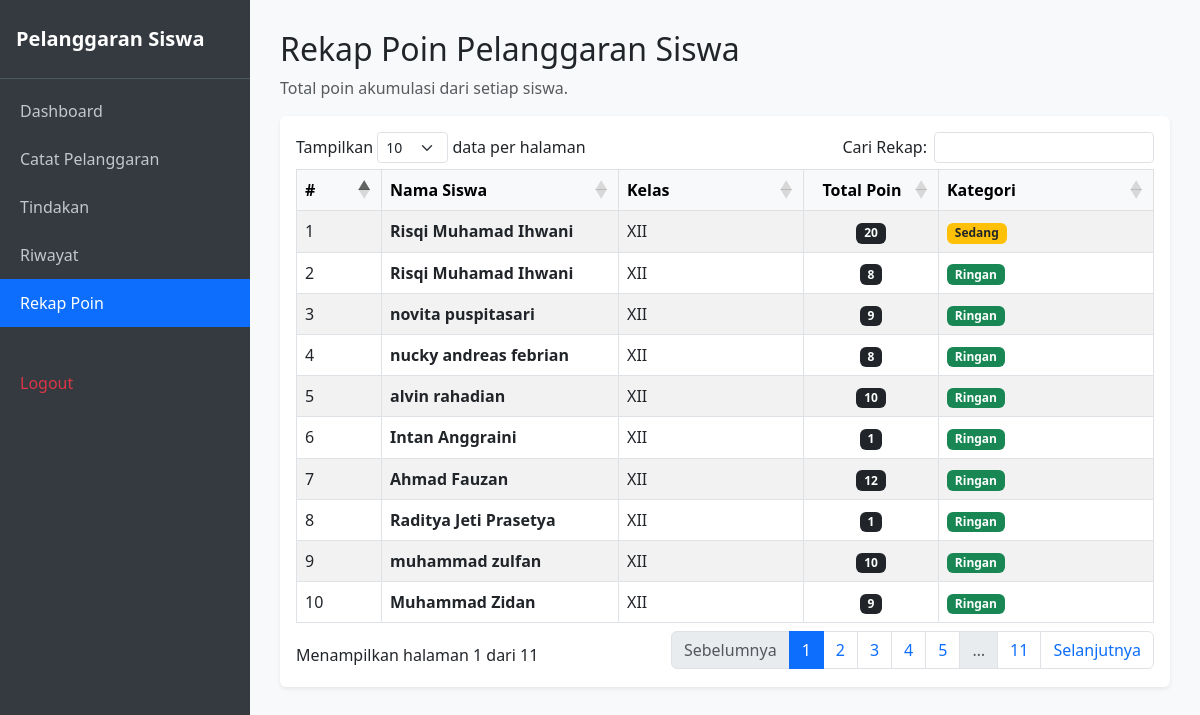
Page /rekap_poin.php (signed in) on the committed database.
### tables this page shows
CREATE TABLE `t_pelanggaran` (
  `id` int(11) NOT NULL,
  `pelanggaran_kategori_id` int(11) DEFAULT NULL,
  `kode` varchar(30) DEFAULT NULL,
  `nama` varchar(150) DEFAULT NULL,
  `poin` int(11) NOT NULL,
  `deskripsi` text NOT NULL,
  `status_aktif` tinyint(1) NOT NULL,
  `created_at` timestamp NOT NULL DEFAULT current_timestamp(),
  `updated_at` timestamp NOT NULL DEFAULT current_timestamp(),
  `id_t_siswa` int(11) NOT NULL,
  `pelanggaran` varchar(255) NOT NULL,
  `tanggal` date DEFAULT NULL,
  `status_tindakan` varchar(100) NOT NULL DEFAULT 'Perlu Tindakan'
);

CREATE TABLE `t_siswa` (
  `id` int(11) NOT NULL,
  `nis` varchar(30) DEFAULT NULL,
  `nisn` varchar(20) NOT NULL,
  `nama` varchar(150) DEFAULT NULL,
  `jenis_kelamin` char(1) NOT NULL,
  `tanggal_lahir` date NOT NULL,
  `alamat` text NOT NULL,
  `status_aktif` tinyint(1) NOT NULL,
  `created_at` timestamp NOT NULL DEFAULT current_timestamp(),
  `updated_at` timestamp NOT NULL DEFAULT current_timestamp()
);

### rekap_poin.php (the view, shortened to what this page needs)
<?php
include 'config/koneksi.php';
$data_siswa = [];
$q_all_siswa = mysqli_query($koneksi, "SELECT * FROM t_siswa ORDER BY id DESC");
if ($q_all_siswa) {
    while ($s = mysqli_fetch_assoc($q_all_siswa)) {
        $data_siswa[] = $s;
    }
}
?>
<!DOCTYPE html>
<html lang="id">
<head>
    <link href="https://cdn.jsdelivr.net/npm/bootstrap@5.3.0/dist/css/bootstrap.min.css" rel="stylesheet">
    <link rel="stylesheet" href="https://cdn.datatables.net/1.13.6/css/dataTables.bootstrap5.min.css">
</head>
<body>
    <div class="sidebar">
        <div class="brand">Pelanggaran Siswa</div>
        <div class="nav flex-column mt-2">
            <a href="dashboard_guru.php">Dashboard</a>
            <a href="catat_pelanggaran.php">Catat Pelanggaran</a>
            <a href="tindakan.php">Tindakan</a>
            <a href="riwayat.php">Riwayat</a>
            <a href="rekap_poin.php" class="active">Rekap Poin</a>
            <a href="logout.php" class="text-danger">Logout</a>
        </div>
    </div>
    <div class="content">
        <h2>Rekap Poin Pelanggaran Siswa</h2>
        <p class="text-muted">Total poin akumulasi dari setiap siswa.</p>
        <div class="card p-3 shadow-sm border-0">
            <div class="table-responsive">
                <table id="tabelRekapPoin" class="table table-bordered table-striped align-middle mb-0" style="width:100%">
                    <thead class="table-light">
                        <tr>
                            <th style="width: 50px;">#</th>
                            <th>Nama Siswa</th>
                            <th style="width: 150px;">Kelas</th>
                            <th style="width: 100px;" class="text-center">Total Poin</th>
                            <th style="width: 180px;">Kategori</th>
                        </tr>
                    </thead>
                    <tbody>
                        <?php
                        $query = "SELECT * FROM t_pelanggaran ORDER BY id DESC";
                        $result = mysqli_query($koneksi, $query);
                        if ($result && mysqli_num_rows($result) > 0) {
                            $index = 0;
                            while ($row = mysqli_fetch_assoc($result)) {
                                $id_s = $row['id_t_siswa'] ?? $row['id_siswa'] ?? $row['siswa_id'] ?? $row['nis'] ?? 0;
                                $nama_siswa = "";
                                $kelas_siswa = "";
                                if (!empty($id_s)) {
                                    $q_siswa = mysqli_query($koneksi, "SELECT * FROM t_siswa WHERE id = '$id_s' OR nis = '$id_s'");
                                    if ($q_siswa && $d_siswa = mysqli_fetch_assoc($q_siswa)) {
                                        $nama_siswa = $d_siswa['nama'] ?? $d_siswa['nama_siswa'] ?? $d_siswa['nama_lengkap'] ?? '';
                                        $kelas_siswa = $d_siswa['kelas'] ?? $d_siswa['nama_kelas'] ?? $d_siswa['rombel'] ?? '';
                                    }
                                }
                                if (empty($nama_siswa)) {
                                    if (isset($data_siswa[$index])) {
                                        $s_item = $data_siswa[$index];
                                        $nama_siswa = $s_item['nama'] ?? $s_item['nama_siswa'] ?? $s_item['nama_lengkap'] ?? 'Siswa Tidak Ditemukan';
                                        if (empty($kelas_siswa)) {
                                            $kelas_siswa = $s_item['kelas'] ?? $s_item['nama_kelas'] ?? '';
                                        }
                                    } else {
                                        $nama_siswa = 'Siswa Tidak Ditemukan';
                                    }
                                }
                                if (empty($kelas_siswa) || $kelas_siswa == '-') {
                                    $kelas_siswa = 'XII';
                                }
                                $poin = intval($row['poin'] ?? $row['jml_poin'] ?? 0);
                                $badge_kategori = 'bg-success';
                                $teks_kategori = 'Ringan';
                                if ($poin >= 50) {
                                    $badge_kategori = 'bg-danger';
                                    $teks_kategori = 'Berat';
                                } elseif ($poin >= 20) {
                                    $badge_kategori = 'bg-warning text-dark';
                                    $teks_kategori = 'Sedang';
                                }
                                ?>
                                <tr>
                                    <td><?php echo $index + 1; ?></td>
                                    <td><b><?php echo htmlspecialchars($nama_siswa); ?></b></td>
                                    <td><?php echo htmlspecialchars($kelas_siswa); ?></td>
                                    <td class="text-center"><span class="badge bg-dark"><?php echo $poin; ?></span></td>
                                    <td><span class="badge <?php echo $badge_kategori; ?>"><?php echo $teks_kategori; ?></span></td>
                                </tr>
                                <?php
                                $index++;
                            }
                        } else {
                            echo "<tr><td colspan='5' class='text-center text-muted py-3'>Belum ada rekap poin tersedia.</td></tr>";
                        }
                        ?>
                    </tbody>
                </table>
            </div>
        </div>
    </div>
</body>
</html>

### rekap_poin.php (style rules this page uses)
body { min-height: 100vh; background-color: #f8f9fa; }
.sidebar { width: 250px; min-height: 100vh; background-color: #343a40; color: #fff; position: fixed; z-index: 100; }
.sidebar .brand { padding: 1.5rem 1rem; font-size: 1.25rem; font-weight: bold; border-bottom: 1px solid #4f5962; }
.sidebar a { color: #c2c7d0; text-decoration: none; padding: 12px 20px; display: block; }
.sidebar a:hover, .sidebar a.active { background-color: #0d6efd; color: #fff; }
.content { margin-left: 250px; padding: 30px; }

### rows in the picture
t_pelanggaran: id_t_siswa.nama "Risqi Muhamad Ihwani", kelas_siswa "XII", poin "20", poin "Sedang"
t_pelanggaran: id_t_siswa.nama "Risqi Muhamad Ihwani", kelas_siswa "XII", poin "8", teks_kategori "Ringan"
t_pelanggaran: id_t_siswa.nama "novita puspitasari", kelas_siswa "XII", poin "9", teks_kategori "Ringan"
t_pelanggaran: id_t_siswa.nama "nucky andreas febrian", kelas_siswa "XII", poin "8", teks_kategori "Ringan"
t_pelanggaran: id_t_siswa.nama "alvin rahadian", kelas_siswa "XII", poin "10", teks_kategori "Ringan"
t_pelanggaran: id_t_siswa.nama "Intan Anggraini", kelas_siswa "XII", poin "1", teks_kategori "Ringan"
t_pelanggaran: id_t_siswa.nama "Ahmad Fauzan", kelas_siswa "XII", poin "12", teks_kategori "Ringan"
t_pelanggaran: kelas_siswa "XII", poin "1", teks_kategori "Ringan"
t_siswa: nama "Raditya Jeti Prasetya"
t_pelanggaran: kelas_siswa "XII", poin "10", teks_kategori "Ringan"
t_siswa: nama "muhammad zulfan"
t_pelanggaran: kelas_siswa "XII", poin "9", teks_kategori "Ringan"
t_siswa: nama "Muhammad Zidan"
